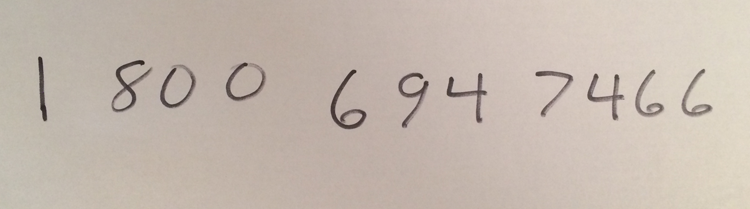
#> input picture scripts/images/apple_phonenumber.png, 750 x 209 px
$ python -i imtools.py   (imports and definitions only)   (older library calls are emulated)
#> lines starting #> are read from the running program, lines starting #| are printed output that depends on the picture
#> further down, picture is the input picture: shape (209, 750, 3); mean B, G, R 174.2, 184.4, 196.8
# coding=utf-8
import os
import cv2
import rospy
import mahotas
import numpy as np
from skimage import feature
from matplotlib import pyplot as plt
from common import clock

KEY_ESC = 27
KEY_SPACE = 32
KEY_CTRL_C = 3


# [4 lines left out: function get_imlist, not called in this run]


def mirror_image(img):
    mirroredImage = np.fliplr(img).copy()
    return mirroredImage


def switchBR(img_src):
    if len(img_src.shape) == 3:
        b, g, r = cv2.split(img_src)
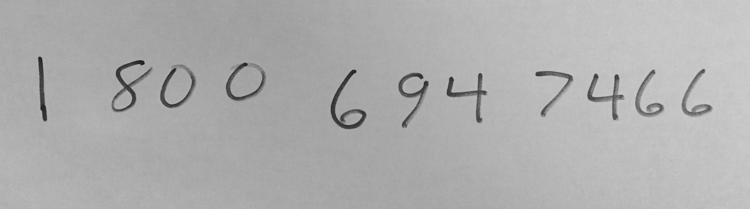
#> b: shape (209, 750); min 24, max 206, mean 174.2
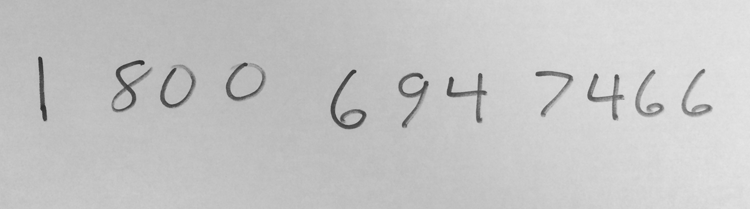
#> r: shape (209, 750); min 43, max 229, mean 196.8
        img_dest = img_src.copy()
        cv2.merge((r, g, b), img_dest)
        return img_dest
    else:
        return img_src


def toGray(img):
    return cv2.cvtColor(img, cv2.COLOR_BGR2GRAY)


# [14 lines left out: function play_video, not called in this run]


def show_hist(image):
    chans = cv2.split(image)
    colors = {'b': 'Blue', 'g': 'Green', 'r': 'Red'}

    plt.figure(figsize=(13, 5))

    plt.subplot(121)
    plt.title("Image")
    plt.axis('equal')
    plt.axis('off')
    plt.imshow(switchBR(image), aspect='auto')

    plt.subplot(122)
    plt.title('Flatenned Color Histogram')
    plt.xlabel('Bins')
    plt.ylabel('# of Pixels')
    for (chan, color) in zip(chans, colors):
        hist = cv2.calcHist([chan], [0], None, [256], [0, 256])
        plt.plot(hist, color=color, label=colors[color])
        plt.xlim([0, 256])
#> this loop made 3 passes
#> color on passes 1 to 3: 'b', 'g', 'r'

    plt.legend()
    plt.show()
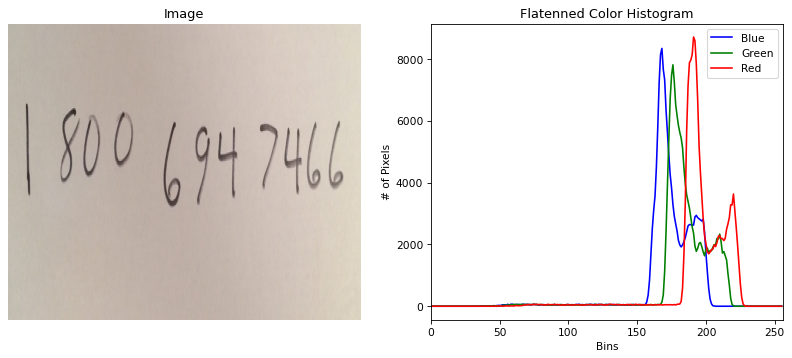
#> figure drawn by matplotlib, 2 panels; panel 2: curve peaks at x = 168, y = 8340; panel 2: curve peaks at x = 176, y = 7810; panel 2: curve peaks at x = 191, y = 8709


# [78 lines left out: functions show_image, show_images, translate, rotate, resize, embedInto, not called in this run]


def get_width(img):
    return img.shape[1]


def get_height(img):
    return img.shape[0]


# [61 lines left out: functions load_digits, deskew, center_extent, not called in this run]


class HOG:

    # [19 lines left out: functions __init__, describe, not called in this run]


class VideoManager:

    # [10 lines left out: function __init__, not called in this run]

    def notProcess(self, img):
        return img

    # [23 lines left out: functions play, pressKeyEvent, not called in this run]

    def draw_fps(self, img, fps):
        from common import draw_str
        draw_str(img, (5, 30), 'fps: %s' % round(fps, 2))


class FPS:

    # [7 lines left out: function __init__, not called in this run]

    def __str__(self):
        self.stop()
        return str(self.fps())

    def __float__(self):
        self.stop()
        return self.fps()

    # [4 lines left out: function start, not called in this run]

    def stop(self):
        # stop the timer
        self._end = clock()

    # [19 lines left out: functions update, elapsed, not called in this run]

    def fps(self):
        # compute the (approximate) frames per second
        return self._numFrames / self.elapsed()


class ImagePlayer:

    # [15 lines left out: functions __init__, show, not called in this run]

    def get_key(self):
        return self.key

    def get_fps(self):
        return self.fps

    # [4 lines left out: function draw_info, not called in this run]

    def cleanup(self):
        cv2.destroyAllWindows()


# [28 lines not run here, left out]

>>> import cv2
>>> picture = cv2.imread('images/apple_phonenumber.png')
>>> result = show_hist(picture)

$ run again, on scripts/images/umbc_zipcode.png
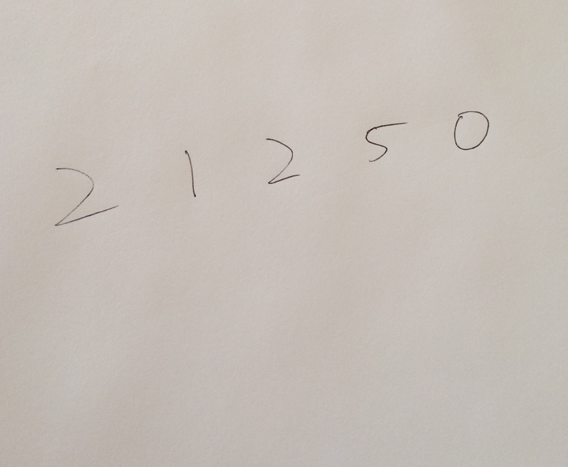
#> input picture scripts/images/umbc_zipcode.png, 568 x 467 px
#> picture is the input picture: shape (467, 568, 3); mean B, G, R 183.3, 190.4, 197.7
#> the loop in show_hist, `for (chan, color) in zip(chans, colors):` made 3 passes
#> color on passes 1 to 3: 'b', 'g', 'r'
#> in show_hist, `plt.show()`:
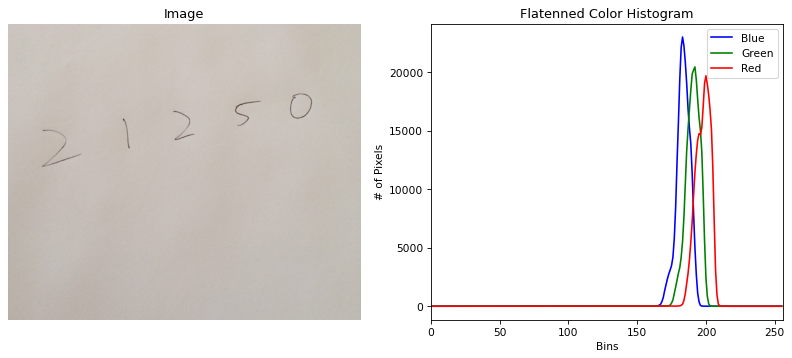
#> figure drawn by matplotlib, 2 panels; panel 2: curve peaks at x = 183, y = 23014; panel 2: curve peaks at x = 192, y = 20457; panel 2: curve peaks at x = 200, y = 19695
